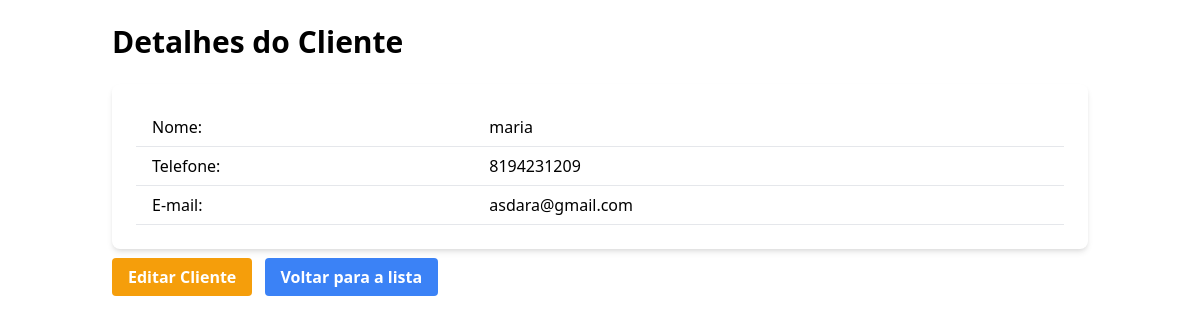
The app's page /clientes/view/1 with its own data.
### clientes/models.py (models this page shows, shortened)
class Cliente(models.Model):
    name = models.CharField(max_length=200)
    telefone = models.CharField(max_length=20, default="")
    email = models.CharField(max_length=100, default="")

### clientes/views.py (the view)
# urls.py: path('view/<int:pk>', views.cliente_view, name='cliente_view'),
def cliente_view(request, pk, template_name='clientes/cliente_detail.html'):
    cliente= get_object_or_404(Cliente, pk=pk)
    return render(request, template_name, {'object':cliente})

### clientes/templates/clientes/cliente_detail.html (shortened to what this page needs)
<link href="https://cdn.jsdelivr.net/npm/tailwindcss@2.2.19/dist/tailwind.min.css" rel="stylesheet">
<div class="container mx-auto p-6">
    <h1 class="text-3xl font-bold mb-6">Detalhes do Cliente</h1>
    <div class="bg-white shadow-md rounded-lg p-6">
        <table class="min-w-full bg-white">
            <tbody>
                <tr>
                    <td class="py-2 px-4 border-b text-left font-medium">Nome:</td>
                    <td class="py-2 px-4 border-b text-left">{{ object.name }}</td>
                </tr>
                <tr>
                    <td class="py-2 px-4 border-b text-left font-medium">Telefone:</td>
                    <td class="py-2 px-4 border-b text-left">{{ object.telefone }}</td>
                </tr>
                <tr>
                    <td class="py-2 px-4 border-b text-left font-medium">E-mail:</td>
                    <td class="py-2 px-4 border-b text-left">{{ object.email }}</td>
                </tr>
            </tbody>
        </table>
    </div>
    <div class="mt-4">
        <a href="{% url 'cliente_edit' object.id %}" class="bg-yellow-500 text-white font-bold py-2 px-4 rounded hover:bg-yellow-600">Editar Cliente</a>
        <a href="{% url 'cliente_list' %}" class="bg-blue-500 text-white font-bold py-2 px-4 rounded hover:bg-blue-600 ml-2">Voltar para a lista</a>
    </div>
</div>

### records on screen
Cliente: name "maria", telefone "8194231209", email "asdara@gmail.com"
